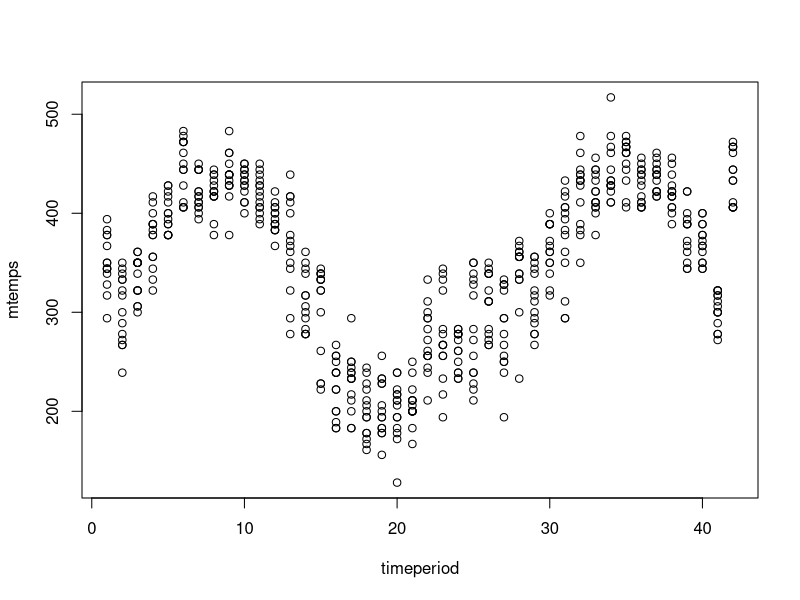
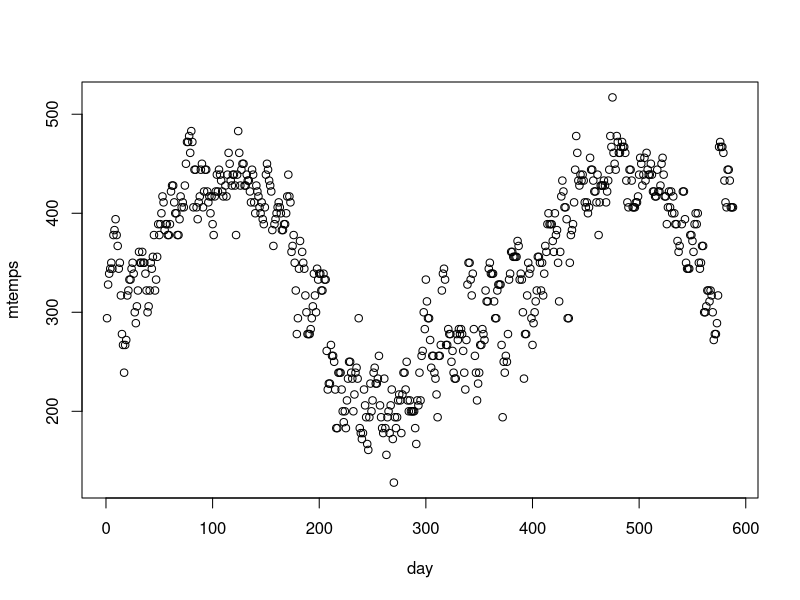
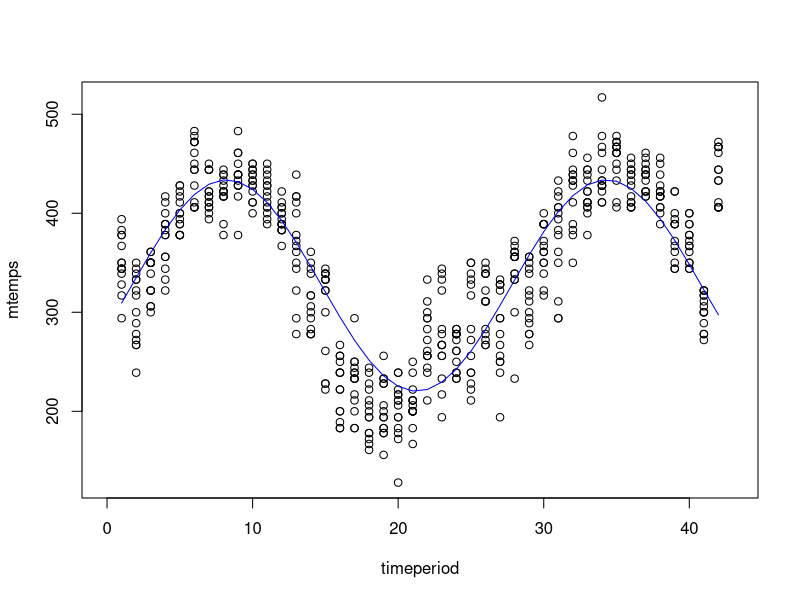
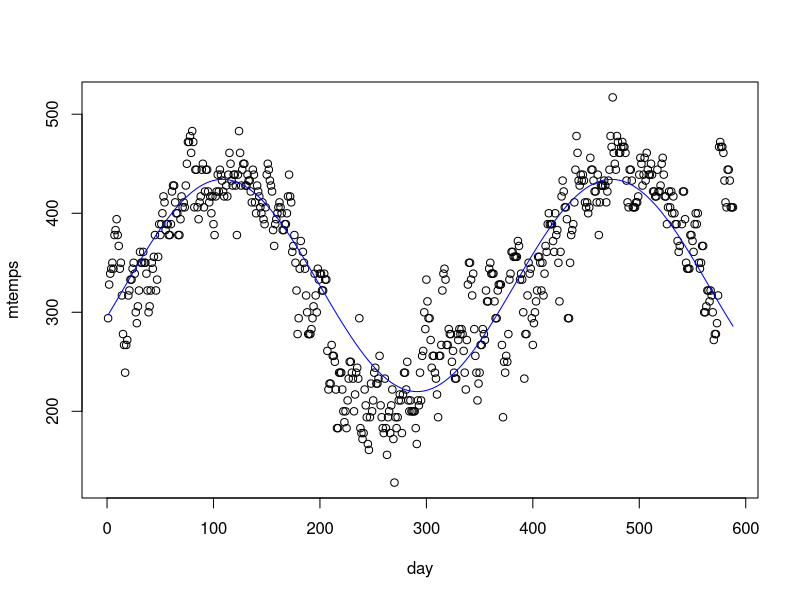

Write R code to recreate these figures, in order.
library(readxl)
NOAAsubset <- read_excel("NOAAsubset.xlsx") #added dataset to git 5/20/19

timeperiod <- NOAAsubset$T
mtemps <- NOAAsubset$TMAX
otemps <- NOAAsubset$TOBS
day <- c(1:length(timeperiod))

#let's look at the scatterplots first
plot(timeperiod,mtemps)
plot(day,mtemps)

#fit max temps over all 42 time periods (sinusoidal)
timeperiod.c<-cos(2*pi*timeperiod/(365.25/14))
timeperiod.s<-sin(2*pi*timeperiod/(365.25/14))
fit.lm<-lm(mtemps~timeperiod.c+timeperiod.s)
summary(fit.lm)

pred <- predict(fit.lm, newdata=data.frame(timeperiod=timeperiod))    

plot(mtemps~timeperiod, data=NOAAsubset, xlim=c(0, 43))
lines(timeperiod,pred,col="blue")


#fit max temps over all 588 days (sinusoidal)
timeperiod.c<-cos(2*pi*day/(365.25))
timeperiod.s<-sin(2*pi*day/(365.25))
fit.lm<-lm(mtemps~timeperiod.c+timeperiod.s)
summary(fit.lm)

pred <- predict(fit.lm, newdata=data.frame(day=day))    

plot(mtemps~day, data=NOAAsubset, xlim=c(0, 588))
lines(day,pred,col="blue")
